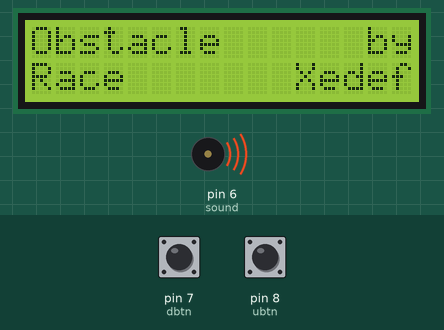
This sketch was run on a simulated Arduino Uno, built with avr-gcc and run on an emulated ATmega328P. On the bench: 16×2 character LCD, buzzer (waves = sounding). The inputs (shaded band) are chosen by the test bench; at power-on: pin 8 (ubtn) LOW, pin 7 (dbtn) LOW. Random numbers use the default seed unless the sketch sets one.

Above: at 1.2 s.
1.3 s: pin 8 (ubtn) pulled HIGH for 3.2 s
At 5.37 s:
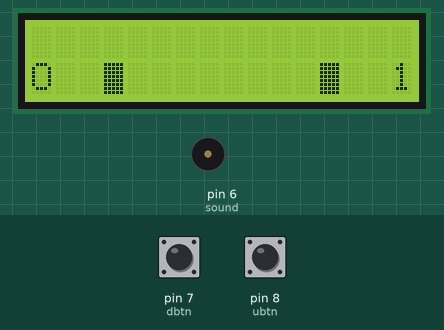
6.0 s: pin 7 (dbtn) pulled HIGH for 0.15 s
At 8.04 s:
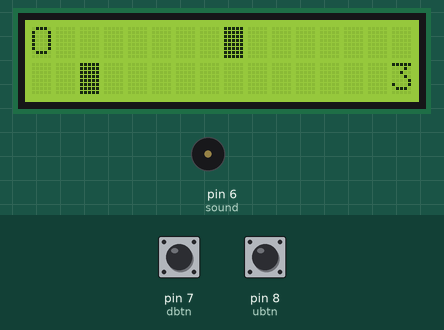
9.1 s: pin 8 (ubtn) pulled HIGH for 0.15 s
At 9.89 s:
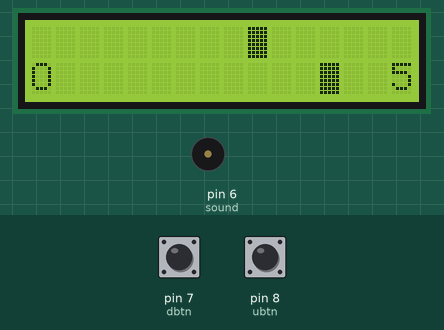
10.9 s: pin 7 (dbtn) pulled HIGH for 1 s
At 11.82 s:
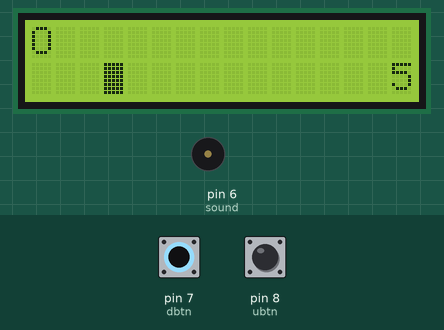
13.4 s: pin 8 (ubtn) pulled HIGH for 1 s
At 27.57 s:
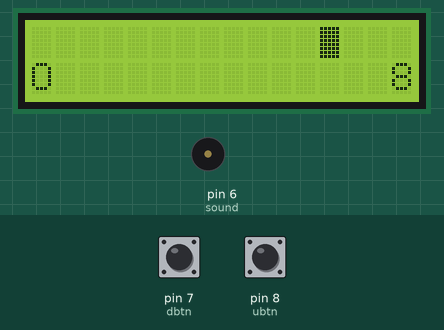
Timing chart, 0 to 67.1 s (numbered marks = the images above; inputs shaded):
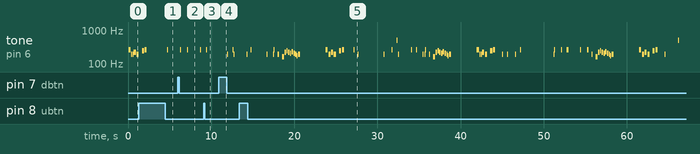

The sketch:

sketch_arduinoGame.ino
```cpp
#include <LiquidCrystal.h>
#include <math.h>
#include "pitches.h"

LiquidCrystal lcd(13, 12, 5, 4, 3, 2);
const int dbtn = 7;
const int ubtn = 8; //pin pulsanti
const int sound = 6; //pin audio
const int okbeep = 262;
const int nobeep = 196;
const int duratabeep = 50;
int intro = 1;
int dbtnstate = 0;
int ubtnstate = 0; //stato pulsanti
int character = 0; //riga personaggio
int scroll = 0; //variabile per controllo velocità ostacoli
int pos[] = {14, 14}; //colonne ostacoli
int col[] = {0, 1}; //righe ostacoli
int vela = 3; //velocità primo ostacolo
int velb = 5; //velocità secondo ostacolo
int pnta = 0; //unità punteggio
int pntb = 0; //decine
int pntbp = 0;
int colpiti = 0;

int intromelody[] = {
  262, 196, 196, 220, 196, 0, 247, 262
};
int gameovermelody[] = {
  15, NOTE_C4, 8, NOTE_H, 8, NOTE_H, 8, NOTE_G3, 8, NOTE_H, 4, NOTE_E3, 4, NOTE_A3, 6, NOTE_B3, 6, NOTE_A3, 6, NOTE_GS3, 6, NOTE_AS3, 6, NOTE_GS3, 6, NOTE_G3, 8, NOTE_F3, 8, NOTE_G3, 4
};

int noteDurations[] = {
  4, 8, 8, 4, 4, 4, 4, 4
};

void setup() {
  lcd.begin(16, 2); //preparazione lcd
  lcd.noBlink();
  pinMode(ubtn, INPUT); //pulsante up
  pinMode(dbtn, INPUT); //pulsante down
  //pinMode(sound, OUTPUT); //audio
}

void loop() {
  lcd.clear();
  if (intro) {
    intro = 0;
    lcd.print("Obstacle      by");
    lcd.setCursor(0, 1);
    lcd.print("Race       Xedef");
    for (int thisNote = 0; thisNote < 8; thisNote++) {
    // to calculate the note duration, take one second
    // divided by the note type.
    //e.g. quarter note = 1000 / 4, eighth note = 1000/8, etc.
    int noteDuration = 1000 / noteDurations[thisNote];
    tone(sound, intromelody[thisNote], noteDuration);

    // to distinguish the notes, set a minimum time between them.
    // the note's duration + 30% seems to work well:
    int pauseBetweenNotes = noteDuration * 1.30;
    delay(pauseBetweenNotes);
    // stop the tone playing:
    noTone(sound);
  }

  } else {
    if (colpiti == 5) {
      lcd.print("Game        Over");
      for (int thisNote = 1; thisNote < (gameovermelody[0] * 2 + 1); thisNote = thisNote + 2) { // Run through the notes one at a time
        tone(sound, gameovermelody[thisNote], (1000/gameovermelody[thisNote + 1]));// Play the single note
        delay((1000/gameovermelody[thisNote + 1]) * 1.30);                        // Delay for the specified time
        noTone(sound);                                                 // Silence the note that was playing
      }
      colpiti = 0;
      intro = 1;
      delay(3000);
    } else {
      lcd.setCursor(15,0);
      if (pntb > 0) lcd.print(pntb);
      lcd.setCursor(15,1);
      lcd.print(pnta); //stampa del punteggio (decine sopra e unità sotto)
      scroll = (scroll + 1) % 100; //incremento variabile scroll per controllo velocità ostacoli

      if (!(scroll % vela)) pos[0]--;
      if (pos[0] < 0) {
        if (col[0] != character) {pnta++; tone(sound, okbeep, duratabeep);}
        else {tone(sound, nobeep, duratabeep); colpiti++;}
        pos[0] = 14;
        col[0] = rand() % 2;
        vela = (rand() % 5) + 1;
      }
      lcd.setCursor(pos[0], col[0]);
      lcd.write(1023);

      if (!(scroll % velb)) pos[1]--;
      if (pos[1] < 0) {
        if (col[1] != character) {pnta++; tone(sound, okbeep, duratabeep);}
        else {tone(sound, nobeep, duratabeep); colpiti++;}
        pos[1] = 14;
        col[1] = rand() % 2;
        velb = (rand() % 6) + 1;
      }
      lcd.setCursor(pos[1], col[1]);
      lcd.write(1023);

      if (pnta == 10) {pnta = 0; pntb++;}
      dbtnstate = digitalRead(dbtn);
      ubtnstate = digitalRead(ubtn);
      if (dbtnstate == HIGH) character = 0;
      else if (ubtnstate == HIGH) character = 1;
      lcd.setCursor(0, character);
      lcd.print("O");
      if (pntb > pntbp) {
        pntbp = pntb;
        noTone(sound);
        tone(sound, 500, 25);
      }
      delay(50);
    }
  }
}
```

pitches.h
```cpp
/*************************************************
 * Public Constants
 *************************************************/

#define NOTE_H   0
#define NOTE_B0  31
#define NOTE_C1  33
#define NOTE_CS1 35
#define NOTE_D1  37
#define NOTE_DS1 39
#define NOTE_E1  41
#define NOTE_F1  44
#define NOTE_FS1 46
#define NOTE_G1  49
#define NOTE_GS1 52
#define NOTE_A1  55
#define NOTE_AS1 58
#define NOTE_B1  62
#define NOTE_C2  65
#define NOTE_CS2 69
#define NOTE_D2  73
#define NOTE_DS2 78
#define NOTE_E2  82
#define NOTE_F2  87
#define NOTE_FS2 93
#define NOTE_G2  98
#define NOTE_GS2 104
#define NOTE_A2  110
#define NOTE_AS2 117
#define NOTE_B2  123
#define NOTE_C3  131
#define NOTE_CS3 139
#define NOTE_D3  147
#define NOTE_DS3 156
#define NOTE_E3  165
#define NOTE_F3  175
#define NOTE_FS3 185
#define NOTE_G3  196
#define NOTE_GS3 208
#define NOTE_A3  220
#define NOTE_AS3 233
#define NOTE_B3  247
#define NOTE_C4  262
#define NOTE_CS4 277
#define NOTE_D4  294
#define NOTE_DS4 311
#define NOTE_E4  330
#define NOTE_F4  349
#define NOTE_FS4 370
#define NOTE_G4  392
#define NOTE_GS4 415
#define NOTE_A4  440
#define NOTE_AS4 466
#define NOTE_B4  494
#define NOTE_C5  523
#define NOTE_CS5 554
#define NOTE_D5  587
#define NOTE_DS5 622
#define NOTE_E5  659
#define NOTE_F5  698
#define NOTE_FS5 740
#define NOTE_G5  784
#define NOTE_GS5 831
#define NOTE_A5  880
#define NOTE_AS5 932
#define NOTE_B5  988
#define NOTE_C6  1047
#define NOTE_CS6 1109
#define NOTE_D6  1175
#define NOTE_DS6 1245
#define NOTE_E6  1319
#define NOTE_F6  1397
#define NOTE_FS6 1480
#define NOTE_G6  1568
#define NOTE_GS6 1661
#define NOTE_A6  1760
#define NOTE_AS6 1865
#define NOTE_B6  1976
#define NOTE_C7  2093
#define NOTE_CS7 2217
#define NOTE_D7  2349
#define NOTE_DS7 2489
#define NOTE_E7  2637
#define NOTE_F7  2794
#define NOTE_FS7 2960
#define NOTE_G7  3136
#define NOTE_GS7 3322
#define NOTE_A7  3520
#define NOTE_AS7 3729
#define NOTE_B7  3951
#define NOTE_C8  4186
#define NOTE_CS8 4435
#define NOTE_D8  4699
#define NOTE_DS8 4978
```

Measured:
- by itself, tone on pin 6 (sound): plays 196 Hz for 0.05 s, 262 Hz for 0.05 s, 196 Hz for 0.05 s, 196 Hz for 0.06 s, 262 Hz for 0.13 s, 196 Hz for 0.13 s … (83 notes in this stretch)
